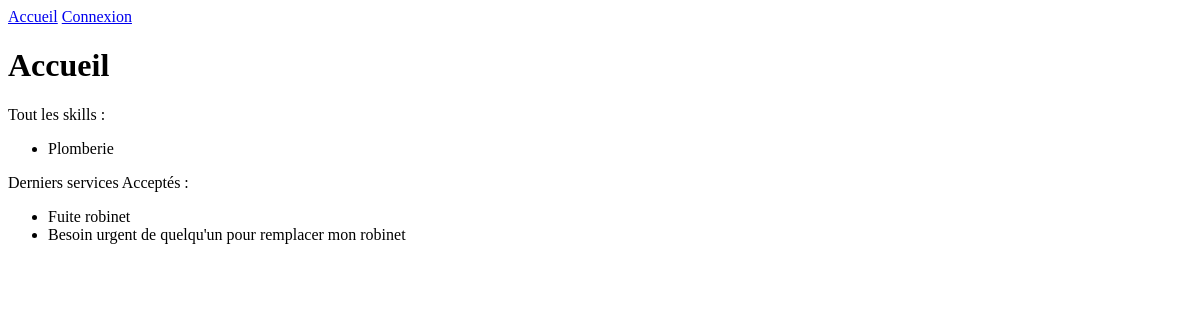
Page /app/ on the earlier database version.
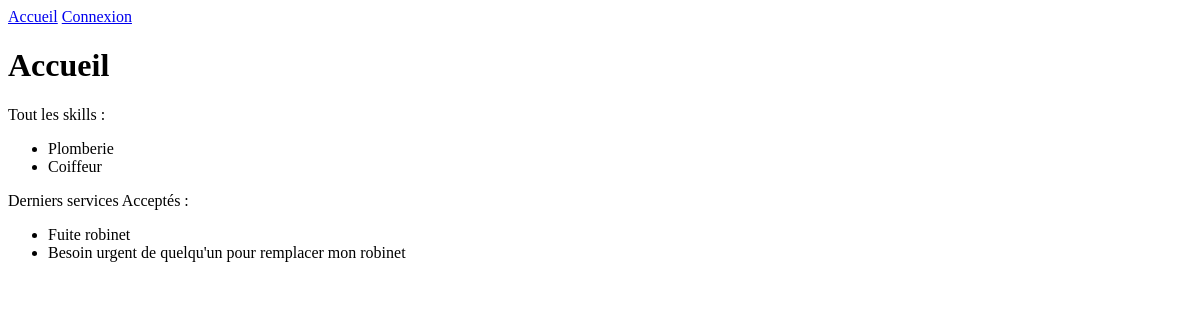
Same page on the later database version.
### app/models.py (models this page shows)
class Skill(models.Model):
    name = models.CharField(max_length=100)
    def __str__(self):
        return self.name

class Service(models.Model):
    title = models.CharField(max_length=100)
    description = models.TextField()
    skill = models.ForeignKey(Skill, on_delete=models.CASCADE)
    creator = models.ForeignKey('auth.User', on_delete=models.CASCADE, related_name='services_crees')
    volunteer_id = models.ForeignKey('auth.User', null=True, blank=True, on_delete=models.SET_NULL, related_name='volunteer')
    date = models.DateField()
    created_at = models.DateTimeField(auto_now_add=True)
    def __str__(self):
        return self.title

### app/views.py (the view)
# urls.py: path("", views.home, name="home"),
def home(request):
    last_services_accepted = Service.objects.filter(volunteer_id__isnull=False)[:5]
    all_skill = Skill.objects.all()
    if request.user.is_authenticated:
        user_skill = request.user.userskill_set.values_list('skill__name', flat=True)
    else:
        user_skill = []
    print(user_skill)
    context = {"last_services": last_services_accepted, "all_skill": all_skill, "user_skill": user_skill}
    print(context)
    return render(request, 'home.html', context)

### app/templates/home.html (shortened to what this page needs)
{% extends 'base.html' %}
{% block content %}
<h1>Accueil</h1>
<p>Tout les skills :</p>
<ul>
  {% for skill in all_skill %}
  <li>{{ skill.name }}</li>
  {% endfor %}
</ul>
<p>Derniers services Acceptés :</p>
<ul>
  {% for service in last_services %}
  <li>{{ service.title }}</li>
  <li>{{ service.description }}</li>
  {% endfor %}
</ul>
{% endblock %}

Differences in the rows shown:
added Skill: name "Coiffeur"
